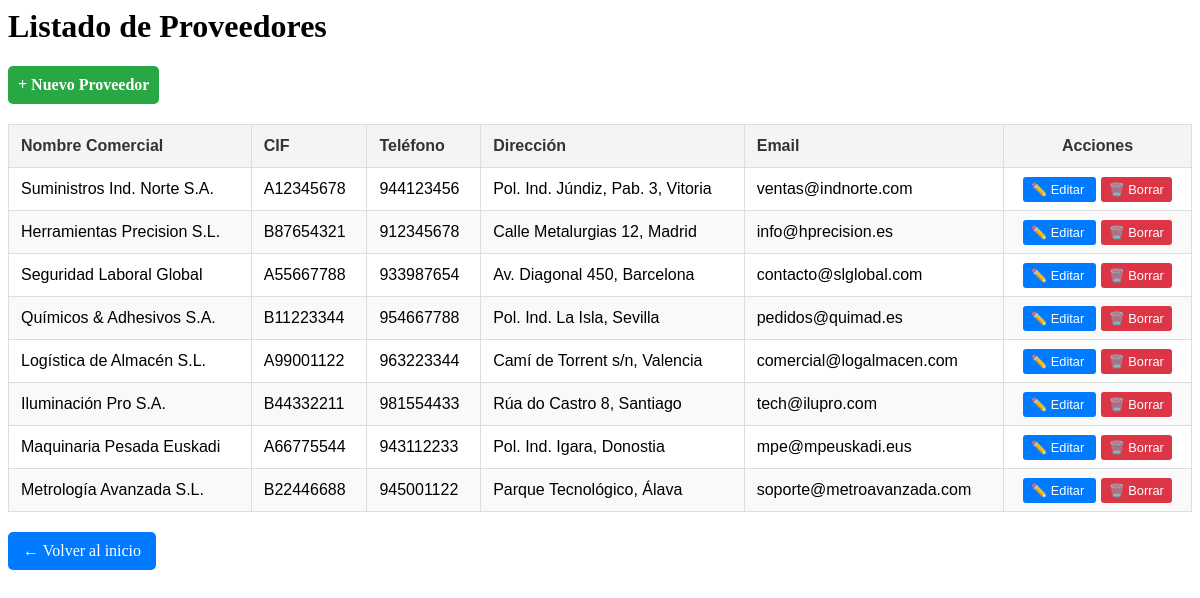
Screenshot of /proveedores/ with the database file from the repository.
### compras/models.py (models this page shows, shortened)
class Proveedor(models.Model):
    cif = models.CharField(max_length=9, unique=True)
    nombre_comercial = models.CharField(max_length=150)
    email = models.EmailField()
    telefono = models.CharField(max_length=15)
    direccion = models.TextField()

### compras/views.py (the view)
# urls.py: path('proveedores/', views.listado_proveedores, name='listado_proveedores'),
def listado_proveedores(request):
    todos_proveedores = Proveedor.objects.all()
    return render(request, 'compras/listado_proveedores.html', {'proveedores': todos_proveedores})

### compras/templates/compras/listado_proveedores.html (shortened to what this page needs)
<h1>Listado de Proveedores</h1>
<div style="margin-bottom: 20px;">
    <a href="{% url 'compras:crear_proveedor' %}" class="btn-nuevo">
        + Nuevo Proveedor
    </a>
</div>
<table>
    <thead>
        <tr>
            <th>Nombre Comercial</th>
            <th>CIF</th>
            <th>Teléfono</th>
            <th>Dirección</th>
            <th>Email</th>
            <th style="text-align: center;">Acciones</th>
        </tr>
    </thead>
    <tbody>
        {% for p in proveedores %}
        <tr>
            <td>{{ p.nombre_comercial }}</td>
            <td>{{ p.cif }}</td>
            <td>{{ p.telefono }}</td>
            <td>{{ p.direccion }}</td>
            <td>{{ p.email }}</td>
            <td style="text-align: center;">
                <a href="{% url 'compras:editar_proveedor' p.pk %}"
                   style="padding: 5px 8px; background: #007bff; color: white; text-decoration: none; border-radius: 3px; font-size: 0.8em;">
                   ✏️ Editar
                </a>
                <a href="{% url 'compras:eliminar_proveedor' p.pk %}"
                   style="padding: 5px 8px; background: #dc3545; color: white; text-decoration: none; border-radius: 3px; font-size: 0.8em; margin-left: 5px;">
                   🗑️ Borrar
                </a>
            </td>
        </tr>
        {% empty %}
        <tr>
            <td colspan="6" style="text-align: center;">No hay proveedores registrados.</td>
        </tr>
        {% endfor %}
    </tbody>
</table>
<a href="{% url 'compras:inicio' %}" class="btn-volver">← Volver al inicio</a>

### compras/templates/compras/listado_proveedores.html (style rules this page uses)
table { width: 100%; border-collapse: collapse; margin-top: 20px; font-family: sans-serif; }
th, td { border: 1px solid #ddd; padding: 12px; text-align: left; }
th { background-color: #f4f4f4; color: #333; }
tr:nth-child(even) { background-color: #f9f9f9; }
.btn-nuevo { display: inline-block; padding: 10px; background: #28a745; color: white; text-decoration: none; border-radius: 5px; font-weight: bold; }
.btn-volver { display: inline-block; margin-top: 20px; padding: 10px 15px; background-color: #007bff; color: white; text-decoration: none; border-radius: 5px; }

### rows the page displays
Proveedor: nombre_comercial "Suministros Ind. Norte S.A.", cif "A12345678", telefono "944123456", direccion "Pol. Ind. Júndiz, Pab. 3, Vitoria", email "ventas@indnorte.com"
Proveedor: nombre_comercial "Herramientas Precision S.L.", cif "B87654321", telefono "912345678", direccion "Calle Metalurgias 12, Madrid", email "info@hprecision.es"
Proveedor: nombre_comercial "Seguridad Laboral Global", cif "A55667788", telefono "933987654", direccion "Av. Diagonal 450, Barcelona", email "contacto@slglobal.com"
Proveedor: nombre_comercial "Químicos & Adhesivos S.A.", cif "B11223344", telefono "954667788", direccion "Pol. Ind. La Isla, Sevilla", email "pedidos@quimad.es"
Proveedor: nombre_comercial "Logística de Almacén S.L.", cif "A99001122", telefono "963223344", direccion "Camí de Torrent s/n, Valencia", email "comercial@logalmacen.com"
Proveedor: nombre_comercial "Iluminación Pro S.A.", cif "B44332211", telefono "981554433", direccion "Rúa do Castro 8, Santiago", email "tech@ilupro.com"
Proveedor: nombre_comercial "Maquinaria Pesada Euskadi", cif "A66775544", telefono "943112233", direccion "Pol. Ind. Igara, Donostia", email "mpe@mpeuskadi.eus"
Proveedor: nombre_comercial "Metrología Avanzada S.L.", cif "B22446688", telefono "945001122", direccion "Parque Tecnológico, Álava", email "soporte@metroavanzada.com"
